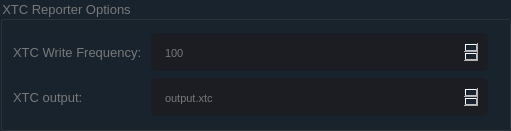
                                 <widget class="QGroupBox" name="XTC_Reporter_Options_groupBox">
                                  <property name="enabled">
                                   <bool>false</bool>
                                  </property>
                                  <property name="geometry">
                                   <rect>
                                    <x>10</x>
                                    <y>250</y>
                                    <width>511</width>
                                    <height>131</height>
                                   </rect>
                                  </property>
                                  <property name="font">
                                   <font>
                                    <family>Segoe UI</family>
                                    <pointsize>10</pointsize>
                                   </font>
                                  </property>
                                  <property name="styleSheet">
                                   <string notr="true">QWidget:disabled {
  background-color: #19232D;
  color: #787878;
  selection-background-color: #14506E;
  selection-color: #787878;
}</string>
                                  </property>
                                  <property name="title">
                                   <string>XTC Reporter Options</string>
                                  </property>
                                  <widget class="QWidget" name="formLayoutWidget_10">
                                   <property name="geometry">
                                    <rect>
                                     <x>10</x>
                                     <y>29</y>
                                     <width>481</width>
                                     <height>92</height>
                                    </rect>
                                   </property>
                                   <layout class="QFormLayout" name="formLayout_9">
                                    <property name="leftMargin">
                                     <number>3</number>
                                    </property>
                                    <property name="topMargin">
                                     <number>3</number>
                                    </property>
                                    <property name="rightMargin">
                                     <number>3</number>
                                    </property>
                                    <property name="bottomMargin">
                                     <number>3</number>
                                    </property>
                                    <item row="0" column="0">
                                     <widget class="QLabel" name="label_36">
                                      <property name="sizePolicy">
                                       <sizepolicy hsizetype="Expanding" vsizetype="Expanding">
                                        <horstretch>0</horstretch>
                                        <verstretch>0</verstretch>
                                       </sizepolicy>
                                      </property>
                                      <property name="font">
                                       <font>
                                        <family>Segoe UI</family>
                                        <pointsize>10</pointsize>
                                       </font>
                                      </property>
                                      <property name="text">
                                       <string>XTC Write Frequency: </string>
                                      </property>
                                     </widget>
                                    </item>
                                    <item row="1" column="0">
                                     <widget class="QLabel" name="label_37">
                                      <property name="sizePolicy">
                                       <sizepolicy hsizetype="Expanding" vsizetype="Expanding">
                                        <horstretch>0</horstretch>
                                        <verstretch>0</verstretch>
                                       </sizepolicy>
                                      </property>
                                      <property name="font">
                                       <font>
                                        <family>Segoe UI</family>
                                        <pointsize>10</pointsize>
                                       </font>
                                      </property>
                                      <property name="text">
                                       <string>XTC output: </string>
                                      </property>
                                     </widget>
                                    </item>
                                    <item row="0" column="1">
                                     <widget class="QTextEdit" name="XTC_write_freq_textEdit">
                                      <property name="minimumSize">
                                       <size>
                                        <width>0</width>
                                        <height>38</height>
                                       </size>
                                      </property>
                                      <property name="maximumSize">
                                       <size>
                                        <width>16777215</width>
                                        <height>38</height>
                                       </size>
                                      </property>
                                      <property name="font">
                                       <font>
                                        <family>Segoe UI</family>
                                        <pointsize>10</pointsize>
                                       </font>
                                      </property>
                                      <property name="styleSheet">
                                       <string notr="true">QTextEdit {
	background-color: rgb(27, 29, 35);
	border-radius: 5px;
	padding: 10px;
}
QTextEdit:hover {
	border: 2px solid rgb(64, 71, 88);
}
QTextEdit:focus {
	border: 2px solid rgb(91, 101, 124);
}</string>
                                      </property>
                                      <property name="html">
                                       <string>&lt;!DOCTYPE HTML PUBLIC &quot;-//W3C//DTD HTML 4.0//EN&quot; &quot;http://www.w3.org/TR/REC-html40/strict.dtd&quot;&gt;
&lt;html&gt;&lt;head&gt;&lt;meta name=&quot;qrichtext&quot; content=&quot;1&quot; /&gt;&lt;style type=&quot;text/css&quot;&gt;
p, li { white-space: pre-wrap; }
&lt;/style&gt;&lt;/head&gt;&lt;body style=&quot; font-family:'Segoe UI'; font-size:10pt; font-weight:400; font-style:normal;&quot;&gt;
&lt;p style=&quot; margin-top:0px; margin-bottom:0px; margin-left:0px; margin-right:0px; -qt-block-indent:0; text-indent:0px;&quot;&gt;&lt;span style=&quot; font-family:'MS Shell Dlg 2'; font-size:8.25pt;&quot;&gt;100&lt;/span&gt;&lt;/p&gt;&lt;/body&gt;&lt;/html&gt;</string>
                                      </property>
                                     </widget>
                                    </item>
                                    <item row="1" column="1">
                                     <widget class="QTextEdit" name="XTC_Output_Name_textEdit">
                                      <property name="minimumSize">
                                       <size>
                                        <width>0</width>
                                        <height>38</height>
                                       </size>
                                      </property>
                                      <property name="maximumSize">
                                       <size>
                                        <width>16777215</width>
                                        <height>38</height>
                                       </size>
                                      </property>
                                      <property name="font">
                                       <font>
                                        <family>Segoe UI</family>
                                        <pointsize>10</pointsize>
                                       </font>
                                      </property>
                                      <property name="styleSheet">
                                       <string notr="true">QTextEdit {
	background-color: rgb(27, 29, 35);
	border-radius: 5px;
	padding: 10px;
}
QTextEdit:hover {
	border: 2px solid rgb(64, 71, 88);
}
QTextEdit:focus {
	border: 2px solid rgb(91, 101, 124);
}</string>
                                      </property>
                                      <property name="html">
                                       <string>&lt;!DOCTYPE HTML PUBLIC &quot;-//W3C//DTD HTML 4.0//EN&quot; &quot;http://www.w3.org/TR/REC-html40/strict.dtd&quot;&gt;
&lt;html&gt;&lt;head&gt;&lt;meta name=&quot;qrichtext&quot; content=&quot;1&quot; /&gt;&lt;style type=&quot;text/css&quot;&gt;
p, li { white-space: pre-wrap; }
&lt;/style&gt;&lt;/head&gt;&lt;body style=&quot; font-family:'Segoe UI'; font-size:10pt; font-weight:400; font-style:normal;&quot;&gt;
&lt;p style=&quot; margin-top:0px; margin-bottom:0px; margin-left:0px; margin-right:0px; -qt-block-indent:0; text-indent:0px;&quot;&gt;&lt;span style=&quot; font-family:'MS Shell Dlg 2'; font-size:8.25pt;&quot;&gt;output.xtc&lt;/span&gt;&lt;/p&gt;&lt;/body&gt;&lt;/html&gt;</string>
                                      </property>
                                     </widget>
                                    </item>
                                   </layout>
                                  </widget>
                                 </widget>
